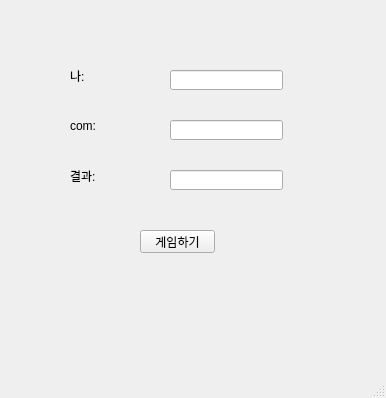
<?xml version="1.0" encoding="UTF-8"?>
<ui version="4.0">
 <class>MainWindow</class>
 <widget class="QMainWindow" name="MainWindow">
  <property name="geometry">
   <rect>
    <x>0</x>
    <y>0</y>
    <width>386</width>
    <height>398</height>
   </rect>
  </property>
  <property name="windowTitle">
   <string>MainWindow</string>
  </property>
  <widget class="QWidget" name="centralwidget">
   <widget class="QLineEdit" name="le_1">
    <property name="geometry">
     <rect>
      <x>170</x>
      <y>70</y>
      <width>113</width>
      <height>20</height>
     </rect>
    </property>
    <property name="text">
     <string/>
    </property>
   </widget>
   <widget class="QLineEdit" name="le_2">
    <property name="geometry">
     <rect>
      <x>170</x>
      <y>120</y>
      <width>113</width>
      <height>20</height>
     </rect>
    </property>
    <property name="text">
     <string/>
    </property>
   </widget>
   <widget class="QLineEdit" name="le_3">
    <property name="geometry">
     <rect>
      <x>170</x>
      <y>170</y>
      <width>113</width>
      <height>20</height>
     </rect>
    </property>
    <property name="text">
     <string/>
    </property>
   </widget>
   <widget class="QPushButton" name="btn1">
    <property name="geometry">
     <rect>
      <x>140</x>
      <y>230</y>
      <width>75</width>
      <height>23</height>
     </rect>
    </property>
    <property name="text">
     <string>게임하기</string>
    </property>
   </widget>
   <widget class="QLabel" name="label">
    <property name="geometry">
     <rect>
      <x>70</x>
      <y>70</y>
      <width>56</width>
      <height>12</height>
     </rect>
    </property>
    <property name="text">
     <string>나:</string>
    </property>
   </widget>
   <widget class="QLabel" name="label_2">
    <property name="geometry">
     <rect>
      <x>70</x>
      <y>120</y>
      <width>56</width>
      <height>12</height>
     </rect>
    </property>
    <property name="text">
     <string>com:</string>
    </property>
   </widget>
   <widget class="QLabel" name="label_3">
    <property name="geometry">
     <rect>
      <x>70</x>
      <y>170</y>
      <width>56</width>
      <height>12</height>
     </rect>
    </property>
    <property name="text">
     <string>결과:</string>
    </property>
   </widget>
  </widget>
  <widget class="QStatusBar" name="statusbar"/>
 </widget>
 <resources/>
 <connections/>
</ui>
